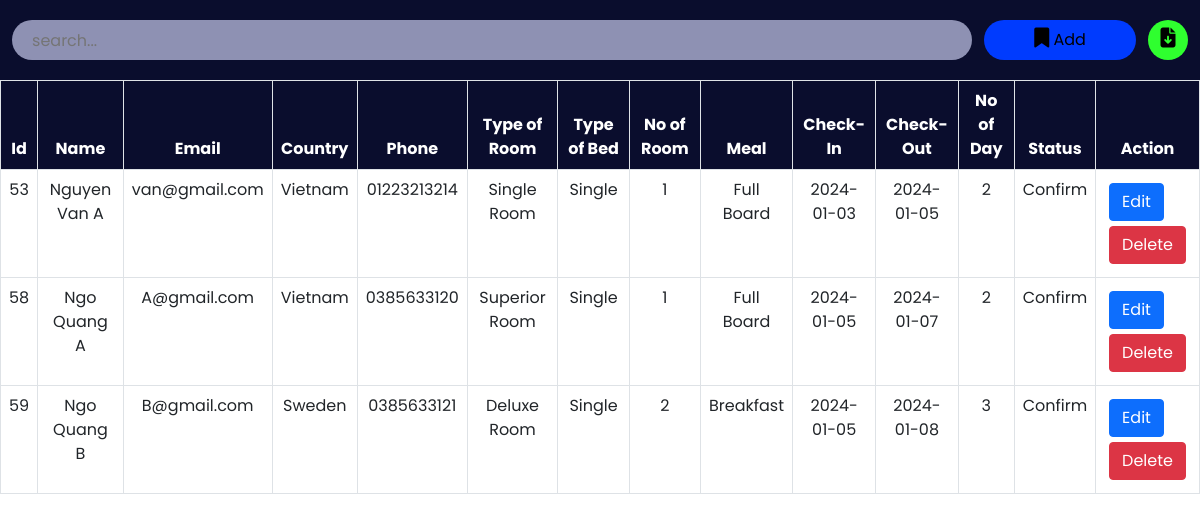
The page /admin/roombook.php on the database as committed earlier.
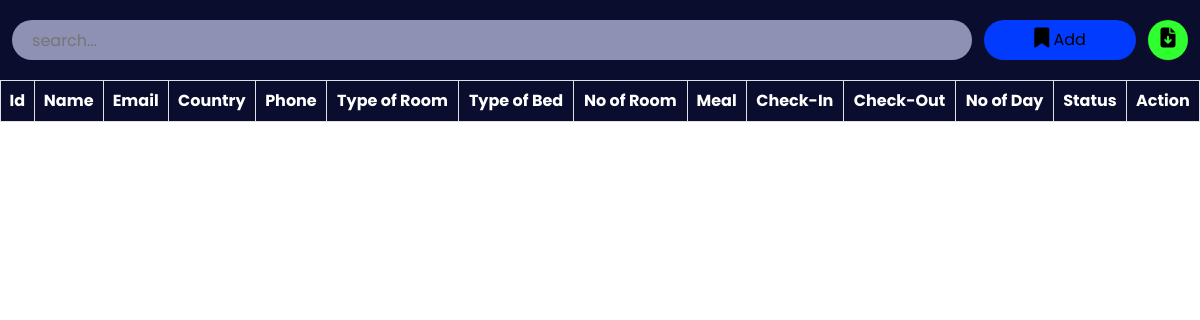
The same page on the database as committed later.
### tables this page shows
CREATE TABLE `roombook` (
  `id` int(10) NOT NULL,
  `Name` varchar(50) NOT NULL,
  `Email` varchar(50) NOT NULL,
  `Country` varchar(30) NOT NULL,
  `Phone` varchar(30) NOT NULL,
  `RoomType` varchar(30) NOT NULL,
  `Bed` varchar(30) NOT NULL,
  `Meal` varchar(30) NOT NULL,
  `NoofRoom` varchar(30) NOT NULL,
  `cin` date NOT NULL,
  `cout` date NOT NULL,
  `nodays` int(50) NOT NULL,
  `stat` varchar(30) NOT NULL
);

### admin/roombook.php (the view, shortened to what this page needs)
<?php
include '../config.php';
?>
<!DOCTYPE html>
<html lang="en">
<head>
    <link href="https://cdn.jsdelivr.net/npm/bootstrap@5.0.2/dist/css/bootstrap.min.css" rel="stylesheet">
    <link rel="stylesheet" href="https://cdnjs.cloudflare.com/ajax/libs/font-awesome/6.2.0/css/all.min.css" />
    <link rel="stylesheet" href="./css/roombook.css">
</head>
<body>
    <div class="searchsection">
        <input type="text" name="search_bar" id="search_bar" placeholder="search..." onkeyup="searchFun()">
        <button class="adduser" id="adduser" onclick="adduseropen()"><i class="fa-solid fa-bookmark"></i> Add</button>
        <form action="./exportdata.php" method="post">
            <button class="exportexcel" id="exportexcel" name="exportexcel" type="submit"><i class="fa-solid fa-file-arrow-down"></i></button>
        </form>
    </div>
    <div class="roombooktable" class="table-responsive-xl">
        <?php
            $roombooktablesql = "SELECT * FROM roombook";
            $roombookresult = mysqli_query($conn, $roombooktablesql);
        ?>
        <table class="table table-bordered" id="table-data">
            <thead>
                <tr>
                    <th scope="col">Id</th>
                    <th scope="col">Name</th>
                    <th scope="col">Email</th>
                    <th scope="col">Country</th>
                    <th scope="col">Phone</th>
                    <th scope="col">Type of Room</th>
                    <th scope="col">Type of Bed</th>
                    <th scope="col">No of Room</th>
                    <th scope="col">Meal</th>
                    <th scope="col">Check-In</th>
                    <th scope="col">Check-Out</th>
                    <th scope="col">No of Day</th>
                    <th scope="col">Status</th>
                    <th scope="col" class="action">Action</th>
                </tr>
            </thead>
            <tbody>
            <?php
            while ($res = mysqli_fetch_array($roombookresult)) {
            ?>
                <tr>
                    <td><?php echo $res['id'] ?></td>
                    <td><?php echo $res['Name'] ?></td>
                    <td><?php echo $res['Email'] ?></td>
                    <td><?php echo $res['Country'] ?></td>
                    <td><?php echo $res['Phone'] ?></td>
                    <td><?php echo $res['RoomType'] ?></td>
                    <td><?php echo $res['Bed'] ?></td>
                    <td><?php echo $res['NoofRoom'] ?></td>
                    <td><?php echo $res['Meal'] ?></td>
                    <td><?php echo $res['cin'] ?></td>
                    <td><?php echo $res['cout'] ?></td>
                    <td><?php echo $res['nodays'] ?></td>
                    <td><?php echo $res['stat'] ?></td>
                    <td class="action">
                        <a href="roombookedit.php?id=<?php echo $res['id'] ?>"><button class="btn btn-primary">Edit</button></a>
                        <a href="roombookdelete.php?id=<?php echo $res['id']  ?>"><button class='btn btn-danger'>Delete</button></a>
                    </td>
                </tr>
            <?php
            }
            ?>
            </tbody>
        </table>
    </div>
</body>
</html>

Rows that differ between the two databases and show on the page:
removed roombook: id "53", Name "Nguyen Van A", Email "van@gmail.com", Country "Vietnam", Phone "01223213214", RoomType "Single Room", Bed "Single", NoofRoom "1", Meal "Full Board", cin "2024-01-03", cout "2024-01-05", nodays "2", stat "Confirm"
removed roombook: id "58", Name "Ngo Quang A", Email "A@gmail.com", Country "Vietnam", Phone "0385633120", RoomType "Superior Room", Bed "Single", NoofRoom "1", Meal "Full Board", cin "2024-01-05", cout "2024-01-07", nodays "2", stat "Confirm"
removed roombook: id "59", Name "Ngo Quang B", Email "B@gmail.com", Country "Sweden", Phone "0385633121", RoomType "Deluxe Room", Bed "Single", NoofRoom "2", Meal "Breakfast", cin "2024-01-05", cout "2024-01-08", nodays "3", stat "Confirm"
